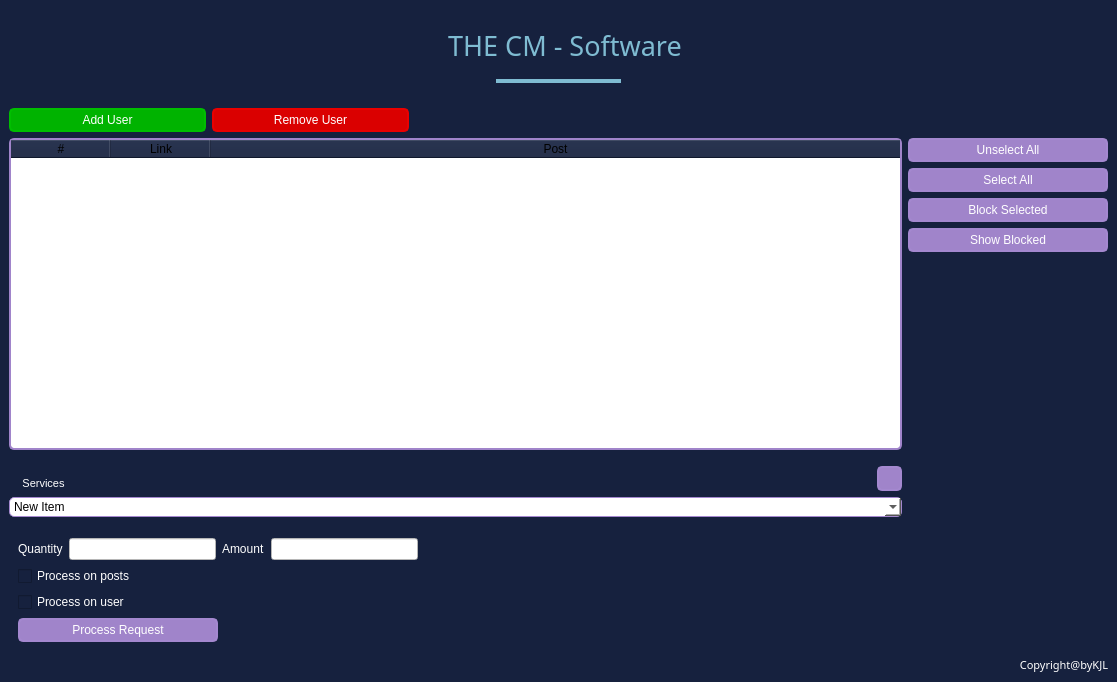
<?xml version="1.0" encoding="UTF-8"?>
<ui version="4.0">
 <class>MainWindow</class>
 <widget class="QMainWindow" name="MainWindow">
  <property name="geometry">
   <rect>
    <x>0</x>
    <y>0</y>
    <width>1117</width>
    <height>682</height>
   </rect>
  </property>
  <property name="windowTitle">
   <string>The CM</string>
  </property>
  <property name="windowIcon">
   <iconset>
    <normaloff>images/facebook (3).png</normaloff>images/facebook (3).png</iconset>
  </property>
  <property name="styleSheet">
   <string notr="true">background:rgb(22, 33, 62)</string>
  </property>
  <widget class="QWidget" name="centralwidget">
   <property name="enabled">
    <bool>true</bool>
   </property>
   <property name="minimumSize">
    <size>
     <width>801</width>
     <height>0</height>
    </size>
   </property>
   <layout class="QGridLayout" name="gridLayout">
    <item row="3" column="3" rowspan="3" alignment="Qt::AlignTop">
     <widget class="QWidget" name="right_buttons_wgt" native="true">
      <property name="sizePolicy">
       <sizepolicy hsizetype="Fixed" vsizetype="Preferred">
        <horstretch>0</horstretch>
        <verstretch>0</verstretch>
       </sizepolicy>
      </property>
      <property name="minimumSize">
       <size>
        <width>200</width>
        <height>0</height>
       </size>
      </property>
      <property name="maximumSize">
       <size>
        <width>200</width>
        <height>16777215</height>
       </size>
      </property>
      <layout class="QVBoxLayout" name="verticalLayout">
       <property name="leftMargin">
        <number>0</number>
       </property>
       <property name="topMargin">
        <number>0</number>
       </property>
       <property name="rightMargin">
        <number>0</number>
       </property>
       <property name="bottomMargin">
        <number>0</number>
       </property>
       <item>
        <widget class="QPushButton" name="unselect_all_btn">
         <property name="cursor">
          <cursorShape>PointingHandCursor</cursorShape>
         </property>
         <property name="styleSheet">
          <string notr="true">QPushButton { 
	background:rgb(160, 132, 202); 
	color:white;
	border: 2px solid rgb(164, 136, 207);
  	border-radius: 5px;
	height:20px;
	width:50px;
 }
QPushButton:hover { 
	background:rgb(164, 136, 207);
border: 2px solid rgb(160, 132, 202);
  	border-radius: 5px;
}</string>
         </property>
         <property name="text">
          <string>Unselect All</string>
         </property>
         <property name="icon">
          <iconset>
           <normaloff>images/eliminate.png</normaloff>images/eliminate.png</iconset>
         </property>
        </widget>
       </item>
       <item>
        <widget class="QPushButton" name="select_all_btn">
         <property name="cursor">
          <cursorShape>PointingHandCursor</cursorShape>
         </property>
         <property name="styleSheet">
          <string notr="true">QPushButton { 
	background:rgb(160, 132, 202); 
	color:white;
	border: 2px solid rgb(164, 136, 207);
  	border-radius: 5px;
	height:20px;
	width:50px;
 }
QPushButton:hover { 
	background:rgb(164, 136, 207);
border: 2px solid rgb(160, 132, 202);
  	border-radius: 5px;
}</string>
         </property>
         <property name="text">
          <string>Select All</string>
         </property>
         <property name="icon">
          <iconset>
           <normaloff>images/selection.png</normaloff>images/selection.png</iconset>
         </property>
        </widget>
       </item>
       <item>
        <widget class="QPushButton" name="block_btn">
         <property name="cursor">
          <cursorShape>PointingHandCursor</cursorShape>
         </property>
         <property name="styleSheet">
          <string notr="true">QPushButton { 
	background:rgb(160, 132, 202); 
	color:white;
	border: 2px solid rgb(164, 136, 207);
  	border-radius: 5px;
	height:20px;
	width:50px;
 }
QPushButton:hover { 
	background:rgb(164, 136, 207);
border: 2px solid rgb(160, 132, 202);
  	border-radius: 5px;
}</string>
         </property>
         <property name="text">
          <string>Block Selected</string>
         </property>
         <property name="icon">
          <iconset>
           <normaloff>images/user.png</normaloff>images/user.png</iconset>
         </property>
        </widget>
       </item>
       <item>
        <widget class="QPushButton" name="show_btn">
         <property name="cursor">
          <cursorShape>PointingHandCursor</cursorShape>
         </property>
         <property name="styleSheet">
          <string notr="true">QPushButton { 
	background:rgb(160, 132, 202); 
	color:white;
	border: 2px solid rgb(164, 136, 207);
  	border-radius: 5px;
	height:20px;
	width:50px;
 }
QPushButton:hover { 
	background:rgb(164, 136, 207);
border: 2px solid rgb(160, 132, 202);
  	border-radius: 5px;
}</string>
         </property>
         <property name="text">
          <string>Show Blocked</string>
         </property>
         <property name="icon">
          <iconset>
           <normaloff>images/visibility.png</normaloff>images/visibility.png</iconset>
         </property>
        </widget>
       </item>
      </layout>
     </widget>
    </item>
    <item row="0" column="0" colspan="4" alignment="Qt::AlignHCenter|Qt::AlignVCenter">
     <widget class="QWidget" name="title_wgt" native="true">
      <layout class="QVBoxLayout" name="verticalLayout_2">
       <item>
        <widget class="QWidget" name="title_style_wgt" native="true">
         <layout class="QHBoxLayout" name="horizontalLayout">
          <item>
           <widget class="QLabel" name="fb_icon_lbl">
            <property name="text">
             <string/>
            </property>
            <property name="pixmap">
             <pixmap>images/facebook (3).png</pixmap>
            </property>
           </widget>
          </item>
          <item>
           <widget class="QLabel" name="title_lbl">
            <property name="font">
             <font>
              <family>Cooper Black</family>
              <pointsize>20</pointsize>
             </font>
            </property>
            <property name="styleSheet">
             <string notr="true">color:rgb(127, 188, 210);</string>
            </property>
            <property name="text">
             <string>THE CM - Software</string>
            </property>
            <property name="alignment">
             <set>Qt::AlignCenter</set>
            </property>
           </widget>
          </item>
         </layout>
        </widget>
       </item>
       <item alignment="Qt::AlignHCenter">
        <widget class="QLabel" name="underline_lbl">
         <property name="sizePolicy">
          <sizepolicy hsizetype="Fixed" vsizetype="Fixed">
           <horstretch>0</horstretch>
           <verstretch>0</verstretch>
          </sizepolicy>
         </property>
         <property name="minimumSize">
          <size>
           <width>125</width>
           <height>2</height>
          </size>
         </property>
         <property name="maximumSize">
          <size>
           <width>125</width>
           <height>4</height>
          </size>
         </property>
         <property name="font">
          <font>
           <family>Cooper Black</family>
           <pointsize>20</pointsize>
          </font>
         </property>
         <property name="styleSheet">
          <string notr="true">QLabel{
background:rgb(127, 188, 210);
}</string>
         </property>
         <property name="text">
          <string/>
         </property>
         <property name="alignment">
          <set>Qt::AlignCenter</set>
         </property>
        </widget>
       </item>
      </layout>
     </widget>
    </item>
    <item row="7" column="0" colspan="4">
     <widget class="QLabel" name="copyRight_lbl">
      <property name="font">
       <font>
        <family>OCR A Extended</family>
        <pointsize>8</pointsize>
        <weight>50</weight>
        <italic>false</italic>
        <bold>false</bold>
       </font>
      </property>
      <property name="styleSheet">
       <string notr="true">color:rgb(255, 255, 255);
font: 8pt &quot;OCR A Extended&quot;;</string>
      </property>
      <property name="text">
       <string>Copyright@byKJL</string>
      </property>
      <property name="alignment">
       <set>Qt::AlignRight|Qt::AlignTrailing|Qt::AlignVCenter</set>
      </property>
     </widget>
    </item>
    <item row="4" column="0" colspan="3">
     <widget class="QWidget" name="combo_box_wgt" native="true">
      <property name="sizePolicy">
       <sizepolicy hsizetype="Expanding" vsizetype="Preferred">
        <horstretch>0</horstretch>
        <verstretch>0</verstretch>
       </sizepolicy>
      </property>
      <layout class="QVBoxLayout" name="verticalLayout_5">
       <property name="leftMargin">
        <number>0</number>
       </property>
       <property name="topMargin">
        <number>10</number>
       </property>
       <property name="rightMargin">
        <number>0</number>
       </property>
       <property name="bottomMargin">
        <number>0</number>
       </property>
       <item>
        <widget class="QWidget" name="wgt" native="true">
         <property name="sizePolicy">
          <sizepolicy hsizetype="Expanding" vsizetype="Preferred">
           <horstretch>0</horstretch>
           <verstretch>0</verstretch>
          </sizepolicy>
         </property>
         <layout class="QVBoxLayout" name="verticalLayout_3">
          <property name="leftMargin">
           <number>0</number>
          </property>
          <property name="topMargin">
           <number>0</number>
          </property>
          <property name="rightMargin">
           <number>0</number>
          </property>
          <property name="bottomMargin">
           <number>0</number>
          </property>
          <item>
           <widget class="QWidget" name="widget" native="true">
            <layout class="QHBoxLayout" name="horizontalLayout_5">
             <property name="leftMargin">
              <number>0</number>
             </property>
             <property name="topMargin">
              <number>0</number>
             </property>
             <property name="rightMargin">
              <number>0</number>
             </property>
             <property name="bottomMargin">
              <number>0</number>
             </property>
             <item alignment="Qt::AlignBottom">
              <widget class="QWidget" name="services_label_wgt" native="true">
               <property name="sizePolicy">
                <sizepolicy hsizetype="Fixed" vsizetype="Fixed">
                 <horstretch>0</horstretch>
                 <verstretch>0</verstretch>
                </sizepolicy>
               </property>
               <layout class="QHBoxLayout" name="horizontalLayout_4">
                <property name="leftMargin">
                 <number>0</number>
                </property>
                <property name="topMargin">
                 <number>0</number>
                </property>
                <property name="rightMargin">
                 <number>0</number>
                </property>
                <property name="bottomMargin">
                 <number>0</number>
                </property>
                <item>
                 <widget class="QLabel" name="services_icon_lbl">
                  <property name="sizePolicy">
                   <sizepolicy hsizetype="Fixed" vsizetype="Fixed">
                    <horstretch>0</horstretch>
                    <verstretch>0</verstretch>
                   </sizepolicy>
                  </property>
                  <property name="text">
                   <string/>
                  </property>
                  <property name="pixmap">
                   <pixmap>images/info.png</pixmap>
                  </property>
                 </widget>
                </item>
                <item>
                 <widget class="QLabel" name="services_lbl">
                  <property name="sizePolicy">
                   <sizepolicy hsizetype="Fixed" vsizetype="Fixed">
                    <horstretch>0</horstretch>
                    <verstretch>0</verstretch>
                   </sizepolicy>
                  </property>
                  <property name="font">
                   <font>
                    <family>MS Shell Dlg 2</family>
                    <pointsize>8</pointsize>
                   </font>
                  </property>
                  <property name="styleSheet">
                   <string notr="true">color:white;</string>
                  </property>
                  <property name="text">
                   <string>Services</string>
                  </property>
                  <property name="alignment">
                   <set>Qt::AlignCenter</set>
                  </property>
                 </widget>
                </item>
               </layout>
              </widget>
             </item>
             <item>
              <spacer name="horizontalSpacer">
               <property name="orientation">
                <enum>Qt::Horizontal</enum>
               </property>
               <property name="sizeHint" stdset="0">
                <size>
                 <width>40</width>
                 <height>20</height>
                </size>
               </property>
              </spacer>
             </item>
             <item>
              <widget class="QPushButton" name="refresh_btn">
               <property name="sizePolicy">
                <sizepolicy hsizetype="Fixed" vsizetype="Fixed">
                 <horstretch>0</horstretch>
                 <verstretch>0</verstretch>
                </sizepolicy>
               </property>
               <property name="minimumSize">
                <size>
                 <width>25</width>
                 <height>25</height>
                </size>
               </property>
               <property name="maximumSize">
                <size>
                 <width>25</width>
                 <height>25</height>
                </size>
               </property>
               <property name="cursor">
                <cursorShape>PointingHandCursor</cursorShape>
               </property>
               <property name="toolTip">
                <string extracomment="Refresh Services"/>
               </property>
               <property name="styleSheet">
                <string notr="true">QPushButton { 
	background:rgb(160, 132, 202); 
	color:white;
	border: 2px solid rgb(164, 136, 207);
  	border-radius: 5px;
	height:20px;
	width:50px;
 }
QPushButton:hover { 
	background:rgb(164, 136, 207);
border: 2px solid rgb(160, 132, 202);
  	border-radius: 5px;
}</string>
               </property>
               <property name="text">
                <string/>
               </property>
               <property name="icon">
                <iconset>
                 <normaloff>images/refresh-page-option.png</normaloff>images/refresh-page-option.png</iconset>
               </property>
              </widget>
             </item>
            </layout>
           </widget>
          </item>
          <item>
           <widget class="QComboBox" name="followers_cmboBox">
            <property name="minimumSize">
             <size>
              <width>0</width>
              <height>20</height>
             </size>
            </property>
            <property name="maximumSize">
             <size>
              <width>16777215</width>
              <height>20</height>
             </size>
            </property>
            <property name="styleSheet">
             <string notr="true">QComboBox QAbstractItemView{
background-color:white;
}
QComboBox QAbstractItemView QScrollBar:vertical
                            {
                       color:black;
background:white;
                            }

QComboBox {
border: 1px solid  rgb(164, 136, 207);
background-color:white;
border-radius:5px;
height:20px;
}</string>
            </property>
            <property name="currentText">
             <string>New Item</string>
            </property>
            <property name="iconSize">
             <size>
              <width>20</width>
              <height>20</height>
             </size>
            </property>
            <item>
             <property name="text">
              <string>New Item</string>
             </property>
            </item>
            <item>
             <property name="text">
              <string>New Item</string>
             </property>
            </item>
            <item>
             <property name="text">
              <string>New Item</string>
             </property>
            </item>
            <item>
             <property name="text">
              <string>New Item</string>
             </property>
            </item>
            <item>
             <property name="text">
              <string>New Item</string>
             </property>
            </item>
            <item>
             <property name="text">
              <string>New Item</string>
             </property>
            </item>
            <item>
             <property name="text">
              <string>New Item</string>
             </property>
            </item>
            <item>
             <property name="text">
              <string>New Item</string>
             </property>
            </item>
            <item>
             <property name="text">
              <string>New Item</string>
             </property>
            </item>
            <item>
             <property name="text">
              <string>New Item</string>
             </property>
            </item>
            <item>
             <property name="text">
              <string>New Item</string>
             </property>
            </item>
            <item>
             <property name="text">
              <string>New Item</string>
             </property>
            </item>
           </widget>
          </item>
         </layout>
        </widget>
       </item>
      </layout>
     </widget>
    </item>
    <item row="1" column="0">
     <widget class="QWidget" name="top_buttons_widget" native="true">
      <property name="sizePolicy">
       <sizepolicy hsizetype="Fixed" vsizetype="Preferred">
        <horstretch>0</horstretch>
        <verstretch>0</verstretch>
       </sizepolicy>
      </property>
      <property name="minimumSize">
       <size>
        <width>400</width>
        <height>0</height>
       </size>
      </property>
      <layout class="QHBoxLayout" name="horizontalLayout_3">
       <property name="leftMargin">
        <number>0</number>
       </property>
       <property name="topMargin">
        <number>10</number>
       </property>
       <property name="rightMargin">
        <number>0</number>
       </property>
       <property name="bottomMargin">
        <number>0</number>
       </property>
       <item>
        <widget class="QPushButton" name="addUsers_btn">
         <property name="sizePolicy">
          <sizepolicy hsizetype="Fixed" vsizetype="Fixed">
           <horstretch>0</horstretch>
           <verstretch>0</verstretch>
          </sizepolicy>
         </property>
         <property name="maximumSize">
          <size>
           <width>200</width>
           <height>16777215</height>
          </size>
         </property>
         <property name="cursor">
          <cursorShape>PointingHandCursor</cursorShape>
         </property>
         <property name="toolTip">
          <string extracomment="Add User"/>
         </property>
         <property name="autoFillBackground">
          <bool>false</bool>
         </property>
         <property name="styleSheet">
          <string notr="true">QPushButton { 
	background: rgb(0, 179, 0); 
	color:white;
	border: 2px solid rgb(0, 190, 0);
  	border-radius: 5px;
	height:20px;
	width:50px;
	icon.name: &quot;add-user&quot;;
    icon.source: &quot;images/add-user.png&quot;;
	icon.color: black;
 }
QPushButton:hover { 
	background: rgb(0, 190, 0);
	border: 2px solid  rgb(0, 179, 0);
  	border-radius: 5px;
}</string>
         </property>
         <property name="text">
          <string>Add User</string>
         </property>
         <property name="icon">
          <iconset>
           <normaloff>images/addUser.png</normaloff>images/addUser.png</iconset>
         </property>
        </widget>
       </item>
       <item>
        <widget class="QPushButton" name="removeUser_btn">
         <property name="sizePolicy">
          <sizepolicy hsizetype="Fixed" vsizetype="Fixed">
           <horstretch>0</horstretch>
           <verstretch>0</verstretch>
          </sizepolicy>
         </property>
         <property name="maximumSize">
          <size>
           <width>200</width>
           <height>16777215</height>
          </size>
         </property>
         <property name="cursor">
          <cursorShape>PointingHandCursor</cursorShape>
         </property>
         <property name="toolTip">
          <string extracomment="Remove User"/>
         </property>
         <property name="styleSheet">
          <string notr="true">QPushButton { 
	background:rgb(218, 0, 0); 
	color:white;
	border: 2px solid rgb(234, 0, 0);
  	border-radius: 5px;
	height:20px;
	width:50px;
 }
QPushButton:hover { 
	background: rgb(234, 0, 0);
border: 2px solid rgb(218, 0, 0);
  	border-radius: 5px;
}</string>
         </property>
         <property name="text">
          <string>Remove User</string>
         </property>
         <property name="icon">
          <iconset>
           <normaloff>images/remove-user.png</normaloff>images/remove-user.png</iconset>
         </property>
        </widget>
       </item>
      </layout>
     </widget>
    </item>
    <item row="6" column="0" colspan="2" alignment="Qt::AlignLeft">
     <widget class="QWidget" name="bottom_buttons_wgt" native="true">
      <property name="sizePolicy">
       <sizepolicy hsizetype="Fixed" vsizetype="Fixed">
        <horstretch>0</horstretch>
        <verstretch>0</verstretch>
       </sizepolicy>
      </property>
      <property name="minimumSize">
       <size>
        <width>200</width>
        <height>0</height>
       </size>
      </property>
      <layout class="QVBoxLayout" name="verticalLayout_4">
       <item>
        <widget class="QWidget" name="bottom_txt_wgt" native="true">
         <property name="sizePolicy">
          <sizepolicy hsizetype="Fixed" vsizetype="Preferred">
           <horstretch>0</horstretch>
           <verstretch>0</verstretch>
          </sizepolicy>
         </property>
         <property name="minimumSize">
          <size>
           <width>400</width>
           <height>0</height>
          </size>
         </property>
         <layout class="QHBoxLayout" name="horizontalLayout_2">
          <property name="leftMargin">
           <number>0</number>
          </property>
          <property name="topMargin">
           <number>0</number>
          </property>
          <property name="rightMargin">
           <number>0</number>
          </property>
          <property name="bottomMargin">
           <number>0</number>
          </property>
          <item>
           <widget class="QLabel" name="quantity_lbl">
            <property name="styleSheet">
             <string notr="true">color:white;</string>
            </property>
            <property name="text">
             <string>Quantity</string>
            </property>
           </widget>
          </item>
          <item>
           <widget class="QLineEdit" name="quantity_txt">
            <property name="styleSheet">
             <string notr="true">background:white;</string>
            </property>
           </widget>
          </item>
          <item>
           <widget class="QLabel" name="price_lbl">
            <property name="styleSheet">
             <string notr="true">color:white;</string>
            </property>
            <property name="text">
             <string>Amount</string>
            </property>
           </widget>
          </item>
          <item>
           <widget class="QLineEdit" name="price_txt">
            <property name="styleSheet">
             <string notr="true">background:white;</string>
            </property>
            <property name="readOnly">
             <bool>true</bool>
            </property>
           </widget>
          </item>
         </layout>
        </widget>
       </item>
       <item>
        <widget class="QCheckBox" name="process_posts_chk_box">
         <property name="styleSheet">
          <string notr="true">color:white;</string>
         </property>
         <property name="text">
          <string>Process on posts</string>
         </property>
        </widget>
       </item>
       <item>
        <widget class="QCheckBox" name="process_user_chk_box">
         <property name="styleSheet">
          <string notr="true">color:white;</string>
         </property>
         <property name="text">
          <string>Process on user</string>
         </property>
        </widget>
       </item>
       <item>
        <widget class="QPushButton" name="process_request_btn">
         <property name="sizePolicy">
          <sizepolicy hsizetype="Fixed" vsizetype="Fixed">
           <horstretch>0</horstretch>
           <verstretch>0</verstretch>
          </sizepolicy>
         </property>
         <property name="maximumSize">
          <size>
           <width>200</width>
           <height>16777215</height>
          </size>
         </property>
         <property name="cursor">
          <cursorShape>PointingHandCursor</cursorShape>
         </property>
         <property name="styleSheet">
          <string notr="true">QPushButton { 
	background:rgb(160, 132, 202); 
	color:white;
	border: 2px solid rgb(164, 136, 207);
  	border-radius: 5px;
	height:20px;
	width:50px;
 }
QPushButton:hover { 
	background:rgb(164, 136, 207);
border: 2px solid rgb(160, 132, 202);
  	border-radius: 5px;
}</string>
         </property>
         <property name="text">
          <string>Process Request</string>
         </property>
         <property name="icon">
          <iconset>
           <normaloff>images/followers.png</normaloff>images/followers.png</iconset>
         </property>
        </widget>
       </item>
      </layout>
     </widget>
    </item>
    <item row="3" column="0" colspan="3">
     <widget class="QTableWidget" name="userTabel_tbl">
      <property name="styleSheet">
       <string notr="true">QTableWidget{
background:rgb(255, 255, 255);
border: 2px solid rgb(160, 132, 202);
border-radius:5px;
}</string>
      </property>
      <property name="editTriggers">
       <set>QAbstractItemView::AllEditTriggers</set>
      </property>
      <property name="alternatingRowColors">
       <bool>true</bool>
      </property>
      <property name="selectionMode">
       <enum>QAbstractItemView::NoSelection</enum>
      </property>
      <property name="selectionBehavior">
       <enum>QAbstractItemView::SelectRows</enum>
      </property>
      <property name="rowCount">
       <number>0</number>
      </property>
      <property name="columnCount">
       <number>3</number>
      </property>
      <attribute name="horizontalHeaderCascadingSectionResizes">
       <bool>true</bool>
      </attribute>
      <attribute name="horizontalHeaderShowSortIndicator" stdset="0">
       <bool>true</bool>
      </attribute>
      <attribute name="horizontalHeaderStretchLastSection">
       <bool>true</bool>
      </attribute>
      <attribute name="verticalHeaderVisible">
       <bool>true</bool>
      </attribute>
      <attribute name="verticalHeaderCascadingSectionResizes">
       <bool>true</bool>
      </attribute>
      <attribute name="verticalHeaderShowSortIndicator" stdset="0">
       <bool>true</bool>
      </attribute>
      <attribute name="verticalHeaderStretchLastSection">
       <bool>true</bool>
      </attribute>
      <column>
       <property name="text">
        <string>#</string>
       </property>
      </column>
      <column>
       <property name="text">
        <string>Link</string>
       </property>
      </column>
      <column>
       <property name="text">
        <string>Post</string>
       </property>
      </column>
     </widget>
    </item>
   </layout>
  </widget>
 </widget>
 <resources/>
 <connections/>
</ui>
